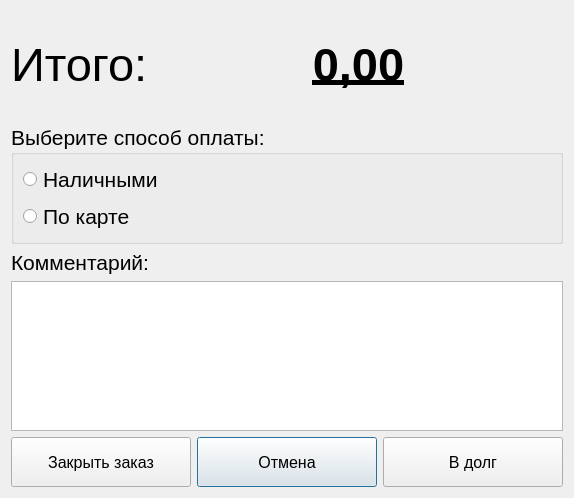
<?xml version="1.0" encoding="UTF-8"?>
<ui version="4.0">
 <class>FormCloseOrder</class>
 <widget class="QDialog" name="FormCloseOrder">
  <property name="geometry">
   <rect>
    <x>0</x>
    <y>0</y>
    <width>574</width>
    <height>498</height>
   </rect>
  </property>
  <property name="windowTitle">
   <string>Dialog</string>
  </property>
  <layout class="QVBoxLayout" name="verticalLayout_2">
   <item>
    <layout class="QVBoxLayout" name="verticalLayout" stretch="2,1,0,0">
     <item>
      <layout class="QHBoxLayout" name="horizontalLayout" stretch="0,1">
       <item>
        <widget class="QLabel" name="label">
         <property name="font">
          <font>
           <pointsize>35</pointsize>
          </font>
         </property>
         <property name="text">
          <string>Итого:</string>
         </property>
        </widget>
       </item>
       <item>
        <widget class="QLabel" name="lblSumm">
         <property name="font">
          <font>
           <pointsize>35</pointsize>
           <weight>75</weight>
           <bold>true</bold>
           <underline>true</underline>
          </font>
         </property>
         <property name="text">
          <string>0,00</string>
         </property>
         <property name="alignment">
          <set>Qt::AlignCenter</set>
         </property>
        </widget>
       </item>
      </layout>
     </item>
     <item>
      <layout class="QVBoxLayout" name="verticalLayout_3">
       <item>
        <widget class="QGroupBox" name="groupBox">
         <property name="font">
          <font>
           <pointsize>16</pointsize>
          </font>
         </property>
         <property name="title">
          <string>Выберите способ оплаты:</string>
         </property>
         <layout class="QVBoxLayout" name="verticalLayout_5">
          <item>
           <layout class="QVBoxLayout" name="verticalLayout_4">
            <item>
             <widget class="QRadioButton" name="rdCash">
              <property name="text">
               <string>Наличными</string>
              </property>
             </widget>
            </item>
            <item>
             <widget class="QRadioButton" name="rdCard">
              <property name="text">
               <string>По карте</string>
              </property>
              <property name="iconSize">
               <size>
                <width>20</width>
                <height>20</height>
               </size>
              </property>
             </widget>
            </item>
           </layout>
          </item>
         </layout>
        </widget>
       </item>
      </layout>
     </item>
     <item>
      <layout class="QVBoxLayout" name="verticalLayout_6">
       <item>
        <widget class="QLabel" name="label_2">
         <property name="font">
          <font>
           <pointsize>16</pointsize>
          </font>
         </property>
         <property name="text">
          <string>Комментарий:</string>
         </property>
        </widget>
       </item>
       <item>
        <widget class="QPlainTextEdit" name="txtComment">
         <property name="maximumSize">
          <size>
           <width>16777215</width>
           <height>150</height>
          </size>
         </property>
         <property name="font">
          <font>
           <pointsize>16</pointsize>
          </font>
         </property>
        </widget>
       </item>
      </layout>
     </item>
     <item>
      <layout class="QHBoxLayout" name="horizontalLayout_2">
       <item>
        <widget class="QPushButton" name="cmdApply">
         <property name="minimumSize">
          <size>
           <width>0</width>
           <height>50</height>
          </size>
         </property>
         <property name="font">
          <font>
           <pointsize>12</pointsize>
          </font>
         </property>
         <property name="text">
          <string>Закрыть заказ</string>
         </property>
        </widget>
       </item>
       <item>
        <widget class="QPushButton" name="cmdCancel">
         <property name="minimumSize">
          <size>
           <width>0</width>
           <height>50</height>
          </size>
         </property>
         <property name="font">
          <font>
           <pointsize>12</pointsize>
          </font>
         </property>
         <property name="text">
          <string>Отмена</string>
         </property>
         <property name="default">
          <bool>true</bool>
         </property>
        </widget>
       </item>
       <item>
        <widget class="QPushButton" name="cmdCredit">
         <property name="minimumSize">
          <size>
           <width>0</width>
           <height>50</height>
          </size>
         </property>
         <property name="font">
          <font>
           <pointsize>12</pointsize>
          </font>
         </property>
         <property name="text">
          <string>В долг</string>
         </property>
        </widget>
       </item>
      </layout>
     </item>
    </layout>
   </item>
  </layout>
 </widget>
 <resources/>
 <connections/>
</ui>
